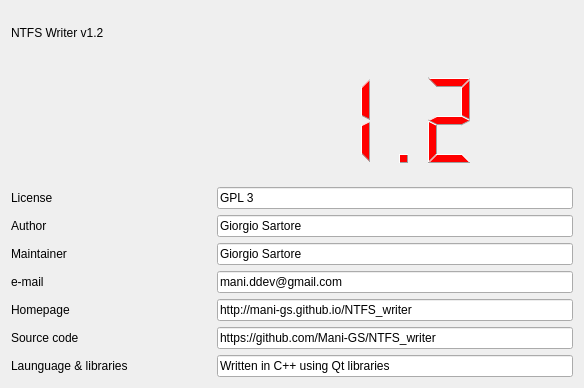
<?xml version="1.0" encoding="UTF-8"?>
<ui version="4.0">
 <class>AboutDialog</class>
 <widget class="QDialog" name="AboutDialog">
  <property name="geometry">
   <rect>
    <x>0</x>
    <y>0</y>
    <width>584</width>
    <height>388</height>
   </rect>
  </property>
  <property name="windowTitle">
   <string>About NTFS Writer...</string>
  </property>
  <property name="styleSheet">
   <string notr="true">#lcdVersion{
	color: #FF0000;
	min-width: 261px;
	min-height: 111px;
	max-width: 265px;
	max-height: 120px;
}

#lblIcon{
	min-width: 131px;
	min-height: 121px;
	max-width: 135px;
	max-height: 125px;
}

QLineEdit{
	min-width: 350px;
	max-width: 500px;
}

QLabel{
	min-width: 200px;
	max-width: 500px;
}</string>
  </property>
  <layout class="QGridLayout" name="gridLayout">
   <item row="1" column="0">
    <widget class="QLabel" name="lblIcon">
     <property name="text">
      <string/>
     </property>
     <property name="pixmap">
      <pixmap>images/Drop.png</pixmap>
     </property>
     <property name="scaledContents">
      <bool>true</bool>
     </property>
    </widget>
   </item>
   <item row="0" column="0">
    <widget class="QLabel" name="lblApp">
     <property name="text">
      <string>NTFS Writer v1.2</string>
     </property>
    </widget>
   </item>
   <item row="2" column="0">
    <widget class="QLabel" name="lblLicense">
     <property name="text">
      <string>License</string>
     </property>
    </widget>
   </item>
   <item row="1" column="1">
    <widget class="QLCDNumber" name="lcdVersion">
     <property name="frameShape">
      <enum>QFrame::NoFrame</enum>
     </property>
     <property name="value" stdset="0">
      <double>1.200000000000000</double>
     </property>
    </widget>
   </item>
   <item row="2" column="1">
    <widget class="QLineEdit" name="txtLicense">
     <property name="text">
      <string notr="true">GPL 3</string>
     </property>
     <property name="readOnly">
      <bool>true</bool>
     </property>
    </widget>
   </item>
   <item row="6" column="0">
    <widget class="QLabel" name="lblHomepage">
     <property name="text">
      <string>Homepage</string>
     </property>
    </widget>
   </item>
   <item row="7" column="0">
    <widget class="QLabel" name="lblSourceCode">
     <property name="text">
      <string>Source code</string>
     </property>
    </widget>
   </item>
   <item row="3" column="0">
    <widget class="QLabel" name="lblAuthor">
     <property name="text">
      <string>Author</string>
     </property>
    </widget>
   </item>
   <item row="4" column="0">
    <widget class="QLabel" name="lalMaintainer">
     <property name="text">
      <string>Maintainer</string>
     </property>
    </widget>
   </item>
   <item row="5" column="0">
    <widget class="QLabel" name="lblMail">
     <property name="text">
      <string>e-mail</string>
     </property>
    </widget>
   </item>
   <item row="8" column="0">
    <widget class="QLabel" name="lblLanguage">
     <property name="text">
      <string>Launguage &amp; libraries</string>
     </property>
    </widget>
   </item>
   <item row="3" column="1">
    <widget class="QLineEdit" name="lineEdit">
     <property name="text">
      <string notr="true">Giorgio Sartore</string>
     </property>
     <property name="readOnly">
      <bool>true</bool>
     </property>
    </widget>
   </item>
   <item row="4" column="1">
    <widget class="QLineEdit" name="lineEdit_2">
     <property name="text">
      <string notr="true">Giorgio Sartore</string>
     </property>
     <property name="readOnly">
      <bool>true</bool>
     </property>
    </widget>
   </item>
   <item row="5" column="1">
    <widget class="QLineEdit" name="lineEdit_3">
     <property name="text">
      <string notr="true">mani.ddev@gmail.com</string>
     </property>
     <property name="readOnly">
      <bool>true</bool>
     </property>
    </widget>
   </item>
   <item row="6" column="1">
    <widget class="QLineEdit" name="lineEdit_4">
     <property name="text">
      <string notr="true">http://mani-gs.github.io/NTFS_writer</string>
     </property>
     <property name="readOnly">
      <bool>true</bool>
     </property>
    </widget>
   </item>
   <item row="7" column="1">
    <widget class="QLineEdit" name="lineEdit_5">
     <property name="text">
      <string notr="true">https://github.com/Mani-GS/NTFS_writer</string>
     </property>
     <property name="readOnly">
      <bool>true</bool>
     </property>
    </widget>
   </item>
   <item row="8" column="1">
    <widget class="QLineEdit" name="lineEdit_6">
     <property name="text">
      <string notr="true">Written in C++ using Qt libraries</string>
     </property>
     <property name="readOnly">
      <bool>true</bool>
     </property>
    </widget>
   </item>
  </layout>
 </widget>
 <resources/>
 <connections/>
</ui>
